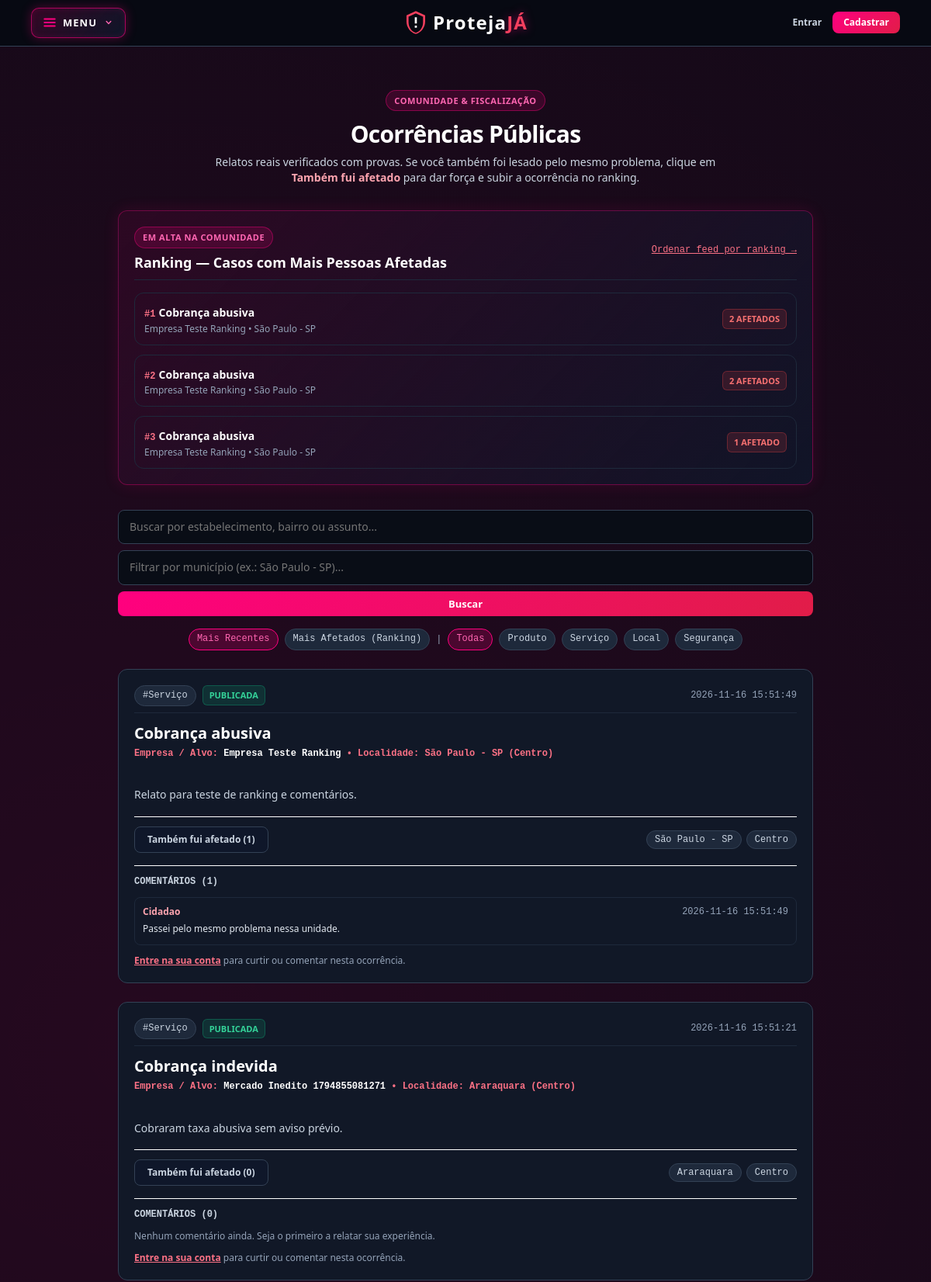
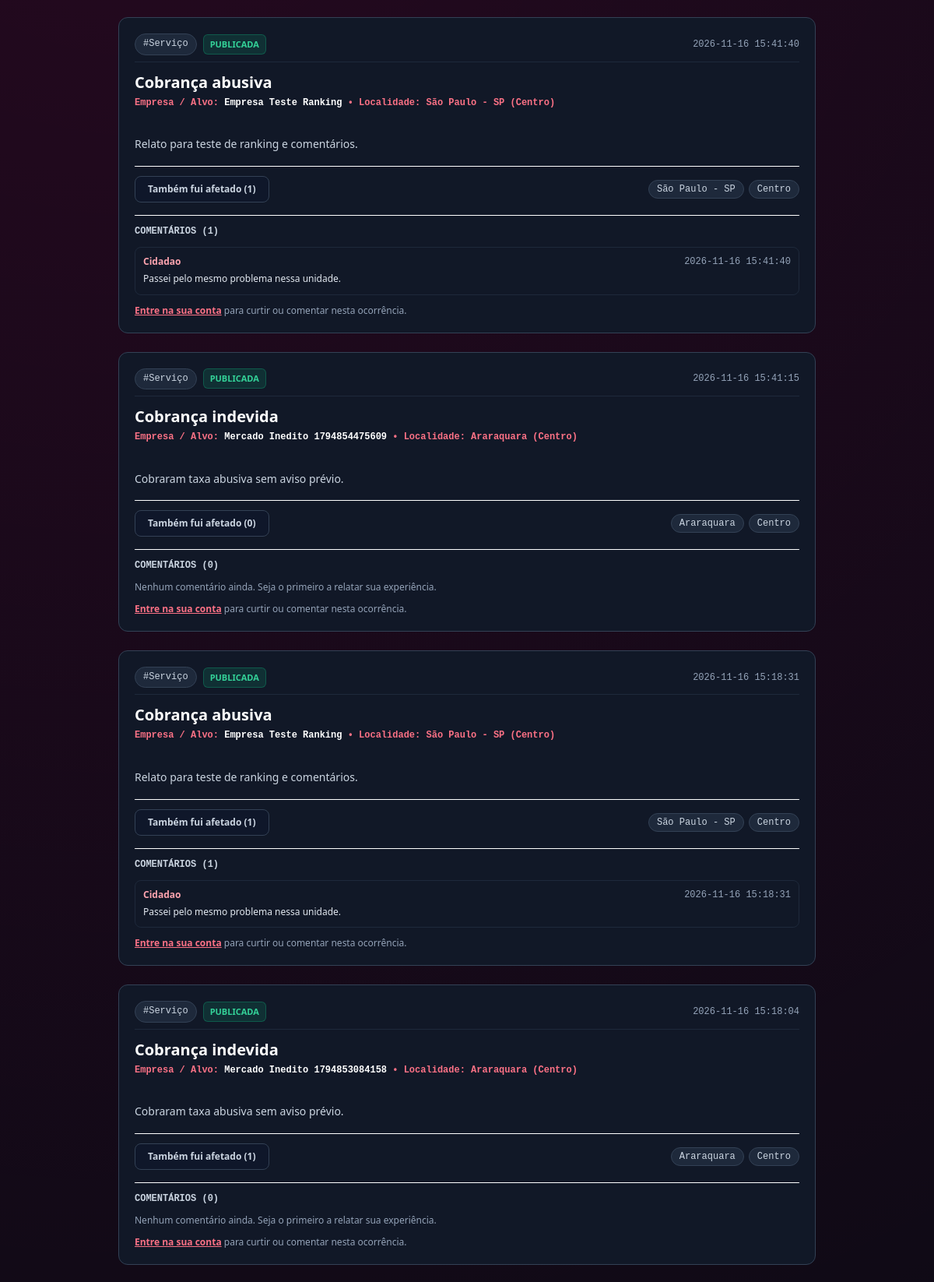
Screenshot of /denuncias-publicas (upper part) with the database file from the repository (2 pictures, top to bottom).
### tables this page shows
CREATE TABLE reports (
    id INTEGER PRIMARY KEY AUTOINCREMENT,
    user_id INTEGER NOT NULL,
    denunciado TEXT NOT NULL DEFAULT '',
    assunto TEXT NOT NULL DEFAULT 'Sem assunto',
    categoria TEXT NOT NULL DEFAULT 'Geral',
    descricao TEXT NOT NULL,
    anexo TEXT,
    status TEXT NOT NULL DEFAULT 'pendente',
    criado_em TEXT NOT NULL DEFAULT (datetime('now', 'localtime')), score_confianca REAL DEFAULT NULL, justificativa_ia TEXT DEFAULT NULL, data_analise_ia TEXT DEFAULT NULL, analisado_por_admin_id INTEGER DEFAULT NULL, termo_aceito INTEGER NOT NULL DEFAULT 1, data_aceite_termo TEXT DEFAULT NULL, cidade TEXT NOT NULL DEFAULT 'Araraquara', bairro TEXT NOT NULL DEFAULT 'Centro',
    FOREIGN KEY (user_id) REFERENCES users (id)
);

CREATE TABLE report_comments (
    id INTEGER PRIMARY KEY AUTOINCREMENT,
    report_id INTEGER NOT NULL,
    user_id INTEGER NOT NULL,
    autor_nome TEXT NOT NULL,
    texto TEXT NOT NULL,
    criado_em TEXT NOT NULL DEFAULT (datetime('now', 'localtime')),
    FOREIGN KEY (report_id) REFERENCES reports (id) ON DELETE CASCADE,
    FOREIGN KEY (user_id) REFERENCES users (id) ON DELETE CASCADE
);

### backend/app.py (the view, shortened to what this page needs)
    @app.route("/denuncias-publicas")
    def denuncias_publicas():
        categoria_filtro = request.args.get("categoria", "").strip()
        cidade_filtro = request.args.get("cidade", "").strip()
        busca = request.args.get("q", "").strip()
        ordem = request.args.get("ordem", "recentes").strip().lower()
        rows = db.denuncias_aprovadas(limite=50)
        ids = [int(r["id"]) for r in rows]
        user_id = session.get("user_id")
        contagens, curtidas_usuario = db.curtidas_por_denuncias(ids, user_id=user_id)
        comentarios_map = db.comentarios_por_denuncias(ids)
        todas_enriquecidas = []
        for r in rows:
            d = dict(r)
            rid = int(d["id"])
            d["likes_count"] = contagens.get(rid, 0)
            d["user_liked"] = rid in curtidas_usuario
            d["comentarios"] = comentarios_map.get(rid, [])
            todas_enriquecidas.append(d)
        ranking = sorted(
            [d for d in todas_enriquecidas if d["likes_count"] > 0],
            key=lambda x: (-x["likes_count"], -int(x["id"])),
        )[:3]
        denuncias = todas_enriquecidas
        if categoria_filtro:
            denuncias = [d for d in denuncias if d["categoria"].lower() == categoria_filtro.lower()]
        if ordem == "ranking":
            denuncias = sorted(denuncias, key=lambda x: (-x["likes_count"], -int(x["id"])))
        return render_template(
            "denuncias_publicas.html",
            denuncias=denuncias,
            ranking=ranking,
            categoria_ativa=categoria_filtro,
            cidade_ativa=cidade_filtro,
            busca=busca,
            ordem=ordem,
        )

### backend/app.py (called while the page is built)
def usuario_atual():
    user_id = session.get("user_id")
    if not user_id:
        return None
    return db.usuario_por_id(user_id)

### backend/database.py (called while the page is built)
def get_connection():
    if has_app_context():
        if "db_conn" not in g:
            g.db_conn = sqlite3.connect(DB_PATH)
            g.db_conn.row_factory = sqlite3.Row
            g.db_conn.execute("PRAGMA foreign_keys = ON")
        return g.db_conn
    conn = sqlite3.connect(DB_PATH)
    conn.row_factory = sqlite3.Row
    conn.execute("PRAGMA foreign_keys = ON")
    return conn

def close_connection(exception=None):
    if has_app_context() and "db_conn" in g:
        conn = g.pop("db_conn", None)
        if conn is not None:
            conn.close()

def denuncias_aprovadas(limite=100):
    conn = get_connection()
    rows = conn.execute(
        "SELECT id, denunciado, assunto, categoria, descricao, anexo, criado_em, cidade, bairro "
        "FROM reports WHERE status = ? ORDER BY id DESC LIMIT ?",
        (STATUS_APROVADO, limite),
    ).fetchall()
    if not has_app_context():
        conn.close()
    return rows

def curtidas_por_denuncias(report_ids, user_id=None):
    if not report_ids:
        return {}, set()
    conn = get_connection()
    placeholders = ",".join("?" for _ in report_ids)
    rows = conn.execute(
        f"SELECT report_id, COUNT(*) AS total FROM report_likes WHERE report_id IN ({placeholders}) GROUP BY report_id",
        tuple(report_ids),
    ).fetchall()
    contagens = {int(r["report_id"]): int(r["total"]) for r in rows}
    curtidas_usuario = set()
    if user_id:
        urows = conn.execute(
            f"SELECT report_id FROM report_likes WHERE user_id = ? AND report_id IN ({placeholders})",
            (user_id, *report_ids),
        ).fetchall()
        curtidas_usuario = {int(r["report_id"]) for r in urows}
    if not has_app_context():
        conn.close()
    return contagens, curtidas_usuario

def comentarios_por_denuncias(report_ids):
    if not report_ids:
        return {}
    conn = get_connection()
    placeholders = ",".join("?" for _ in report_ids)
    rows = conn.execute(
        f"SELECT id, report_id, autor_nome, texto, criado_em FROM report_comments "
        f"WHERE report_id IN ({placeholders}) ORDER BY id ASC",
        tuple(report_ids),
    ).fetchall()
    agrupado = {}
    for r in rows:
        agrupado.setdefault(int(r["report_id"]), []).append(dict(r))
    if not has_app_context():
        conn.close()
    return agrupado

### backend/templates/denuncias_publicas.html (shortened to what this page needs)
{% extends "base.html" %}
{% block content %}
<section class="w-full max-w-4xl mx-auto py-8">
    <header class="text-center mb-8">
        <span class="badge-neon-pink mb-3">Comunidade &amp; Fiscalização</span>
        <h1 class="text-3xl sm:text-4xl font-extrabold text-white tracking-tight">Ocorrências Públicas</h1>
        <p class="text-sm text-slate-300 mt-2 max-w-2xl mx-auto">
            Relatos reais verificados com provas. Se você também foi lesado pelo mesmo problema, clique em
            <strong class="text-rose-300">Também fui afetado</strong> para dar força e subir a ocorrência no ranking.
        </p>
    </header>
    {% if ranking %}
        <section class="card-cyber card-recurso-destaque mb-8" aria-labelledby="tituloRanking">
            <div class="flex items-center justify-between gap-2 mb-4 pb-2 border-b border-slate-800">
                <div>
                    <span class="badge-neon-pink text-[10px]">Em Alta na Comunidade</span>
                    <h2 id="tituloRanking" class="text-lg font-extrabold text-white mt-1">
                        Ranking — Casos com Mais Pessoas Afetadas
                    </h2>
                </div>
                <a href="/denuncias-publicas?ordem=ranking" class="text-xs font-mono text-rose-400 hover:text-rose-300 underline">
                    Ordenar feed por ranking &rarr;
                </a>
            </div>
            <div class="space-y-3">
                {% for top in ranking %}
                    <a href="#denuncia-{{ top.id }}"
                       class="flex flex-col sm:flex-row sm:items-center justify-between gap-2 p-3 rounded-xl bg-slate-950/70 border border-slate-800 hover:border-rose-500 transition-all">
                        <div>
                            <span class="text-xs font-mono font-bold text-rose-400 mr-2">#{{ loop.index }}</span>
                            <strong class="text-sm text-white">{{ top.assunto }}</strong>
                            <span class="text-xs text-slate-400 block sm:inline sm:ml-2">
                                {{ top.denunciado }} &bull; {{ top.cidade }}
                            </span>
                        </div>
                        <span class="badge-status-ia status-reprovado whitespace-nowrap">
                            {{ top.likes_count }} afetado{% if top.likes_count != 1 %}s{% endif %}
                        </span>
                    </a>
                {% endfor %}
            </div>
        </section>
    {% endif %}
    <div class="mb-6">
        <form method="GET" action="/denuncias-publicas" class="grid grid-cols-1 sm:grid-cols-12 gap-2 items-start" role="search" aria-label="Buscar ocorrências">
            <div class="sm:col-span-5">
                <input type="text" id="campoBuscaPublica" name="q" value="{{ busca|default('', true) }}"
                       placeholder="Buscar por estabelecimento, bairro ou assunto..."
                       class="campo">
            </div>
            <div class="sm:col-span-5 autocomplete-wrap">
                <input type="text" id="campoCidadePublica" name="cidade" value="{{ cidade_ativa|default('', true) }}"
                       autocomplete="off" role="combobox" aria-autocomplete="list" aria-expanded="false" aria-controls="listaMunicipiosPublico"
                       placeholder="Filtrar por município (ex.: São Paulo - SP)..."
                       class="campo">
            </div>
            <div class="sm:col-span-2 flex gap-2">
                <button type="submit" class="btn-cyber-primary btn-pequeno flex-1">Buscar</button>
            </div>
        </form>
        <nav class="flex flex-wrap items-center justify-center gap-2 mt-4" aria-label="Filtrar e ordenar ocorrências">
            <a href="/denuncias-publicas?ordem=recentes{% if categoria_ativa %}&categoria={{ categoria_ativa }}{% endif %}{% if cidade_ativa %}&cidade={{ cidade_ativa }}{% endif %}{% if busca %}&q={{ busca }}{% endif %}"
               class="tag-pill {% if ordem != 'ranking' %}active{% endif %}">Mais Recentes</a>
            <a href="/denuncias-publicas?ordem=ranking{% if categoria_ativa %}&categoria={{ categoria_ativa }}{% endif %}{% if cidade_ativa %}&cidade={{ cidade_ativa }}{% endif %}{% if busca %}&q={{ busca }}{% endif %}"
               class="tag-pill {% if ordem == 'ranking' %}active{% endif %}">Mais Afetados (Ranking)</a>
            <span class="text-xs text-slate-500 font-mono">|</span>
            <a href="/denuncias-publicas" class="tag-pill {% if not categoria_ativa and not cidade_ativa %}active{% endif %}">Todas</a>
            <a href="/denuncias-publicas?categoria=Produto" class="tag-pill {% if categoria_ativa == 'Produto' %}active{% endif %}">Produto</a>
            <a href="/denuncias-publicas?categoria=Serviço" class="tag-pill {% if categoria_ativa == 'Serviço' %}active{% endif %}">Serviço</a>
            <a href="/denuncias-publicas?categoria=Local" class="tag-pill {% if categoria_ativa == 'Local' %}active{% endif %}">Local</a>
            <a href="/denuncias-publicas?categoria=Segurança" class="tag-pill {% if categoria_ativa == 'Segurança' %}active{% endif %}">Segurança</a>
        </nav>
    </div>
    {% if denuncias %}
        <div class="space-y-6">
            {% for d in denuncias %}
                <article id="denuncia-{{ d.id }}" class="card-cyber blog-card" itemscope itemtype="https://schema.org/NewsArticle">
                    <header class="flex flex-wrap items-center justify-between gap-2 mb-3 pb-2 border-b border-slate-800">
                        <div class="flex items-center gap-2">
                            <a href="/denuncias-publicas?categoria={{ d.categoria }}" class="tag-pill">#{{ d.categoria }}</a>
                            <span class="badge-status-ia status-aprovado">Publicada</span>
                        </div>
                        <time class="text-xs font-mono text-slate-400" itemprop="datePublished" datetime="{{ d.criado_em }}">{{ d.criado_em }}</time>
                    </header>
                    <h2 class="text-xl font-bold text-white mb-1" itemprop="headline">
                        {{ d.assunto }}
                    </h2>
                    <div class="text-xs text-rose-400 font-mono font-semibold mb-3">
                        Empresa / Alvo: <strong itemprop="about" class="text-white">{{ d.denunciado }}</strong> &bull;
                        Localidade: {{ d.cidade }} ({{ d.bairro }})
                    </div>
                    <p class="text-sm text-slate-300 leading-relaxed mb-4 whitespace-pre-line" itemprop="articleBody">
                        {{ d.descricao }}
                    </p>
                    <footer class="pt-3 border-t border-slate-800/80 flex flex-wrap items-center justify-between gap-3 text-xs mb-4">
                        <div class="flex flex-wrap items-center gap-2">
                            {% if user %}
                                <form method="POST" action="/denuncias-publicas/{{ d.id }}/curtir">
                                    <input type="hidden" name="csrf_token" value="{{ csrf_token() }}">
                                    <button type="submit"
                                            class="tab-cyber-btn {% if d.user_liked %}is-active{% endif %}">
                                        {% if d.user_liked %}
                                            &#10003; Também fui afetado ({{ d.likes_count }})
                                        {% else %}
                                            Também fui afetado ({{ d.likes_count }})
                                        {% endif %}
                                    </button>
                                </form>
                            {% else %}
                                <a href="/cadastro" class="tab-cyber-btn" title="Cadastre-se para curtir esta ocorrência">
                                    Também fui afetado ({{ d.likes_count }})
                                </a>
                            {% endif %}
                        </div>
                        <div class="flex flex-wrap gap-1.5">
                            <a href="/denuncias-publicas?cidade={{ d.cidade }}" class="tag-pill">{{ d.cidade }}</a>
                            <a href="/denuncias-publicas?q={{ d.bairro }}" class="tag-pill">{{ d.bairro }}</a>
                        </div>
                    </footer>
                    <div class="pt-3 border-t border-slate-800/80">
                        <h3 class="text-xs font-mono font-bold text-slate-300 uppercase mb-3">
                            Comentários ({{ d.comentarios|length }})
                        </h3>
                        {% if d.comentarios %}
                            <div class="space-y-2 mb-3">
                                {% for c in d.comentarios %}
                                    <div class="p-2.5 rounded-lg bg-slate-950/70 border border-slate-800 text-xs">
                                        <div class="flex items-center justify-between gap-2 mb-1">
                                            <strong class="text-rose-300">{{ c.autor_nome }}</strong>
                                            <span class="text-[11px] font-mono text-slate-400">{{ c.criado_em }}</span>
                                        </div>
                                        <p class="text-slate-200 leading-relaxed">{{ c.texto }}</p>
                                    </div>
                                {% endfor %}
                            </div>
                        {% else %}
                            <p class="text-xs text-slate-400 mb-3">Nenhum comentário ainda. Seja o primeiro a relatar sua experiência.</p>
                        {% endif %}
                        {% if user %}
                            <form method="POST" action="/denuncias-publicas/{{ d.id }}/comentar" class="flex flex-col sm:flex-row gap-2">
                                <input type="hidden" name="csrf_token" value="{{ csrf_token() }}">
                                <label for="comentario-{{ d.id }}" class="sr-only">Escrever comentário</label>
                                <input type="text" id="comentario-{{ d.id }}" name="comentario" required minlength="3" maxlength="500"
                                       class="campo text-xs flex-1" placeholder="Comente sobre esse caso com respeito (obrigatório)...">
                                <button type="submit" class="btn-cyber-outline btn-pequeno whitespace-nowrap">Comentar</button>
                            </form>
                        {% else %}
                            <p class="text-xs text-slate-400">
                                <a href="/login" class="text-rose-400 hover:text-rose-300 font-semibold underline">Entre na sua conta</a>
                                para curtir ou comentar nesta ocorrência.
                            </p>
                        {% endif %}
                    </div>
                </article>
            {% endfor %}
        </div>
    {% endif %}
</section>
{% endblock %}

### rows the page displays
reports: assunto "Cobrança abusiva", denunciado "Empresa Teste Ranking", cidade "São Paulo - SP", likes_count "2"
reports: assunto "Cobrança abusiva", denunciado "Empresa Teste Ranking", cidade "São Paulo - SP", likes_count "2"
reports: assunto "Cobrança abusiva", denunciado "Empresa Teste Ranking", cidade "São Paulo - SP", likes_count "1", categoria "Serviço", criado_em "2026-11-16 15:51:49", bairro "Centro", descricao "Relato para teste de ranking e comentários.", comentarios|length "1"
report_comments: autor_nome "Cidadao", criado_em "2026-11-16 15:51:49", texto "Passei pelo mesmo problema nessa unidade."
reports: categoria "Serviço", criado_em "2026-11-16 15:51:21", assunto "Cobrança indevida", denunciado "Mercado Inedito 1794855081271", cidade "Araraquara", bairro "Centro", descricao "Cobraram taxa abusiva sem aviso prévio.", likes_count "0", comentarios|length "0", shows "Nenhum comentário ainda. Seja o primeiro a relatar sua experiência."
reports: categoria "Serviço", criado_em "2026-11-16 15:41:40", assunto "Cobrança abusiva", denunciado "Empresa Teste Ranking", cidade "São Paulo - SP", bairro "Centro", descricao "Relato para teste de ranking e comentários.", likes_count "1", comentarios|length "1"
report_comments: autor_nome "Cidadao", criado_em "2026-11-16 15:41:40", texto "Passei pelo mesmo problema nessa unidade."
reports: categoria "Serviço", criado_em "2026-11-16 15:41:15", assunto "Cobrança indevida", denunciado "Mercado Inedito 1794854475609", cidade "Araraquara", bairro "Centro", descricao "Cobraram taxa abusiva sem aviso prévio.", likes_count "0", comentarios|length "0", shows "Nenhum comentário ainda. Seja o primeiro a relatar sua experiência."
reports: categoria "Serviço", criado_em "2026-11-16 15:18:31", assunto "Cobrança abusiva", denunciado "Empresa Teste Ranking", cidade "São Paulo - SP", bairro "Centro", descricao "Relato para teste de ranking e comentários.", likes_count "1", comentarios|length "1"
report_comments: autor_nome "Cidadao", criado_em "2026-11-16 15:18:31", texto "Passei pelo mesmo problema nessa unidade."
reports: categoria "Serviço", criado_em "2026-11-16 15:18:04", assunto "Cobrança indevida", denunciado "Mercado Inedito 1794853084158", cidade "Araraquara", bairro "Centro", descricao "Cobraram taxa abusiva sem aviso prévio.", likes_count "1", comentarios|length "0", shows "Nenhum comentário ainda. Seja o primeiro a relatar sua experiência."
